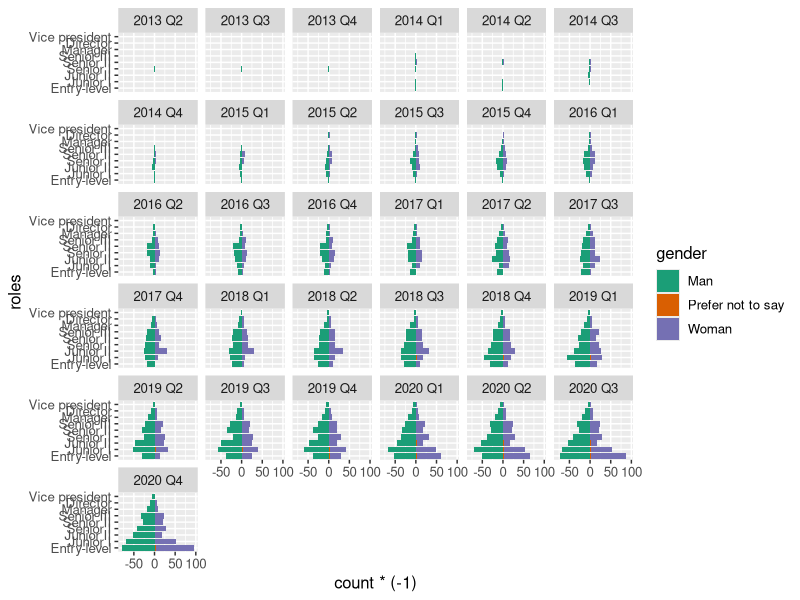
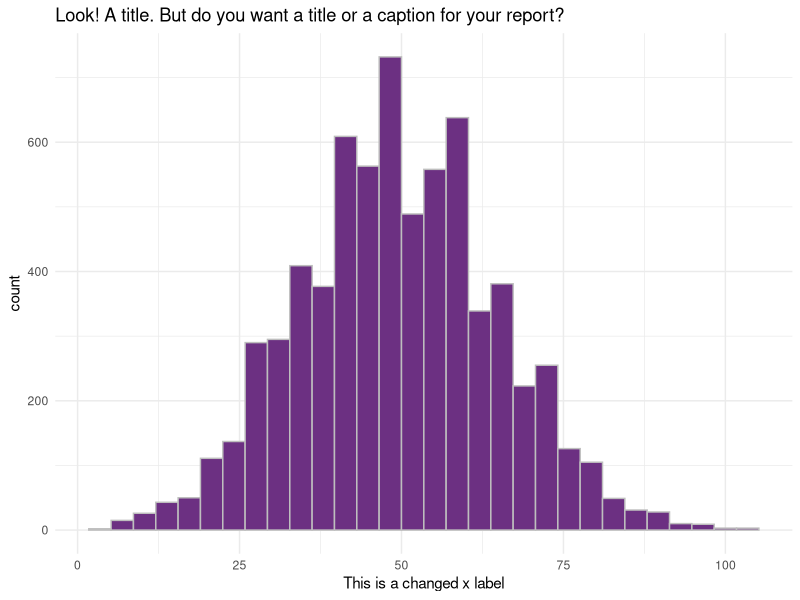

These figures' R source, in order:
## ---- chunk 1
library(tidyverse)
# this should supress all code and messages
knitr::opts_chunk$set(include=FALSE)
## ---- chunk 2
# This chunk provides an example of some things you can do with RMarkdown to make your report creation process easier
#checking github
# read in the data

black_saber_current_employees <- read_csv("data/black-saber-current-employees.csv")

##3 PHASES 
phase1 <- 
  read.csv("data/phase1-new-grad-applicants-2020.csv")
phase2 <- 
  read.csv("data/phase2-new-grad-applicants-2020.csv")
phase3 <- 
  read.csv("data/phase3-new-grad-applicants-2020.csv")

# create a visualisation
my_plot <- black_saber_current_employees %>% 
  ggplot(aes(x = productivity)) +
  geom_histogram(colour = "grey", fill = "#6C3082") +
  theme_minimal() +
  labs(title = "Look! A title. But do you want a title or a caption for your report?", x = "This is a changed x label")

# save your plot in your images folder, you can specify the height and width, too
# saving this means you can add the image to your exectuve summary without having to run or rerun the code, if you wish
ggsave("images/example.png", width = 7, height = 4)

# norice how the image is included with the ![](file/path.png) below
## ---- chunk 3
#tidy data? 


## ---- chunk 4
#we know someone has been promoted when we look at their role seniority 
#FIRST add a column that indicates whether or not someone's role_seniority has changed 
#can compare men and women promotions, control for everything else? 
roles = c("Entry-level", "Junior I", "Junior II", "Senior I", "Senior II", "Senior III", "Manager", "Director", "Vice president")
promotions <- black_saber_current_employees %>% mutate("role_seniority" = factor(role_seniority, levels = roles)) %>% mutate("order" = as.numeric(role_seniority)/100)

ggplot(data = promotions, aes(x = factor(order), fill = gender)) + 
  geom_bar(data = dplyr::filter(promotions, gender=="Woman")) + geom_bar(data = dplyr::filter(promotions, gender=="Prefer not to say")) +
  geom_bar(data = dplyr::filter(promotions, gender=="Man"),aes(y=..count..*(-1))) + 
  scale_x_discrete(labels = roles) +
  xlab("roles") +
  coord_flip() +
  theme(text = element_text(size=12)) +
  #scale_y_continuous(breaks=seq(-40,40,10),labels=abs(seq(-40,40,10))) + 
  scale_fill_brewer(palette="Dark2") +
  facet_wrap(~financial_q)
## ---- chunk 5

## ---- chunk 6
library(tidyverse)
library(lme4)
